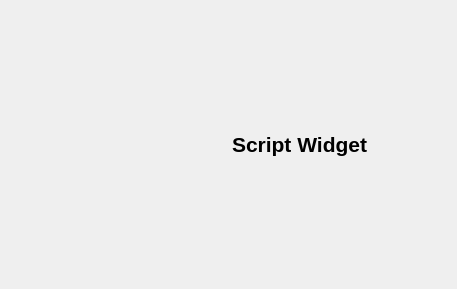
<?xml version="1.0" encoding="UTF-8"?>
<ui version="4.0">
 <class>Form</class>
 <widget class="QWidget" name="Form">
  <property name="geometry">
   <rect>
    <x>0</x>
    <y>0</y>
    <width>457</width>
    <height>289</height>
   </rect>
  </property>
  <property name="windowTitle">
   <string>Form</string>
  </property>
  <layout class="QHBoxLayout" name="horizontalLayout">
   <property name="margin">
    <number>2</number>
   </property>
   <item>
    <widget class="QLabel" name="label">
     <property name="text">
      <string/>
     </property>
     <property name="pixmap">
      <pixmap resource="dbcommons.qrc">:/images/BolaAleph.png</pixmap>
     </property>
     <property name="scaledContents">
      <bool>false</bool>
     </property>
    </widget>
   </item>
   <item>
    <widget class="QLabel" name="label_2">
     <property name="font">
      <font>
       <pointsize>16</pointsize>
       <weight>75</weight>
       <bold>true</bold>
      </font>
     </property>
     <property name="text">
      <string>Script Widget</string>
     </property>
    </widget>
   </item>
  </layout>
 </widget>
 <resources>
  <include location="dbcommons.qrc"/>
 </resources>
 <connections/>
</ui>
